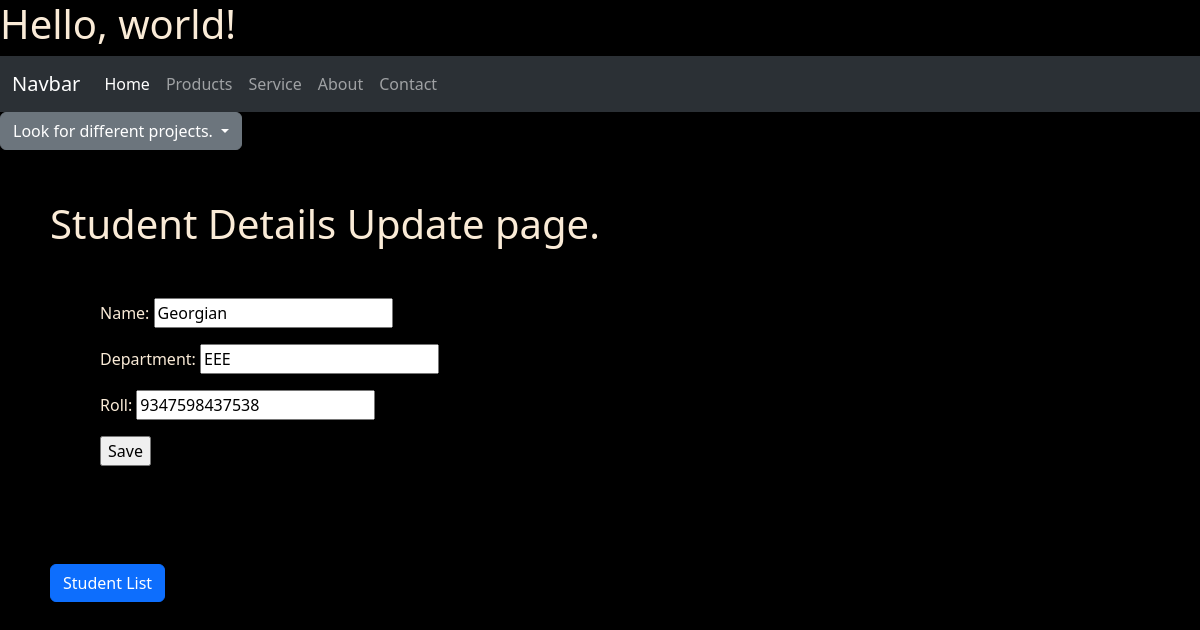
Page /2/studentupdate/ on the committed database.
### It/models.py (models this page shows, shortened)
class Student(models.Model):
    name = models.CharField(max_length=100)
    department = models.CharField(max_length=30)
    roll = models.IntegerField()

### It/views.py (the view)
# urls.py: path('<pk>/studentupdate/',StudentUpdate.as_view(),name = 'studentupdate'),
class StudentUpdate(UpdateView):
	model = Student
	fields = "__all__"
	template_name = 'CBV/studentupdate.html'
	success_url ="/"

### It/templates/CBV/studentupdate.html (shortened to what this page needs)
{% extends 'base.html' %}
        {% block content %}
        <div style="margin: 50px;">
            <h1>
                Student Details Update page.
            </h1>
                <form method="post" style="margin: 50px;">
                    {{ form.as_p }}
                    <input type="submit" value="Save">
                </form>
                <br><br>
            <a href="/" type="button" class = "btn btn-primary">Student List</a>
        </div>
        {% endblock %}

### static/css1/stjoseph.css (style rules this page uses)
body { background-color: black; color: antiquewhite; }

### rows in the picture
Student: name "Georgian", department "EEE", roll "9347598437538"
